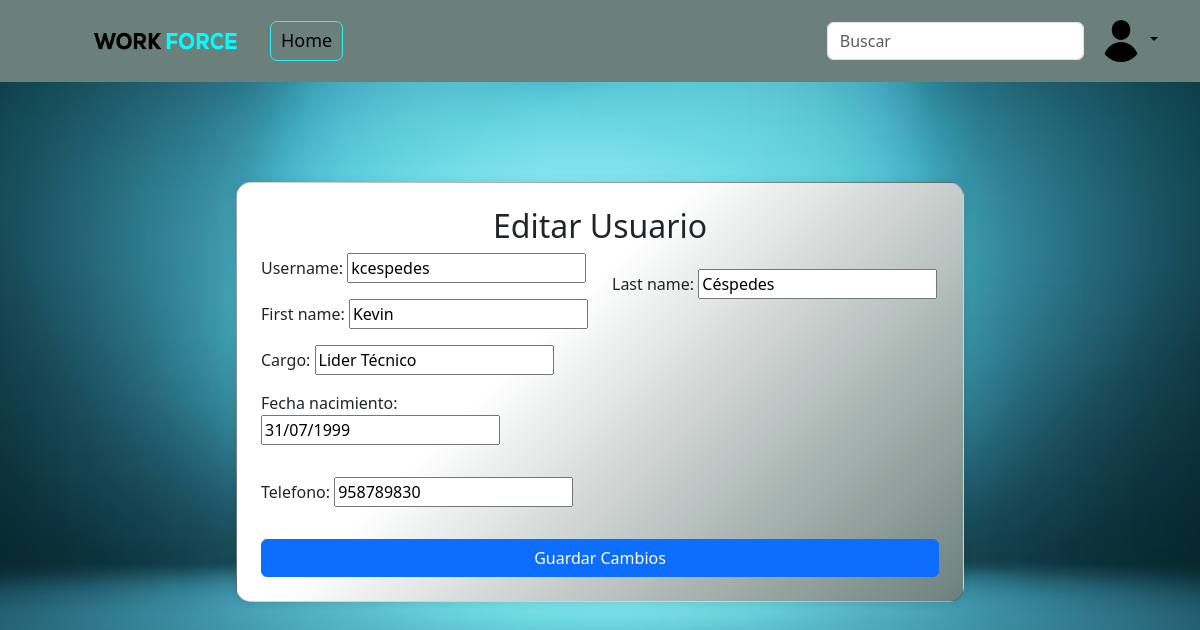
Screenshot of /gestiones/colaboradores/editar/2/ (signed in) with the database file from the repository.
### gestiones/models.py (models this page shows, shortened)
class CustomUser(AbstractUser):
    empresa = models.ForeignKey(Empresa, on_delete=models.CASCADE, null=True, blank=True)
    cargo = models.CharField(max_length=255, blank=True, null=True)
    fecha_contratacion = models.DateField(blank=True, null=True)
    foto_perfil = models.ImageField(upload_to='fotos_perfil/', null=True, blank=True)
    telefono = models.CharField(max_length=15, null=True, blank=True)
    fecha_nacimiento = models.DateField(null=True, blank=True)
    direccion = models.CharField(max_length=255, blank=True, null=True)
    salud = models.CharField(max_length=30, choices=[
        ('fonasa', 'Fonasa'),
        ('banmedica', 'Banmédica'),
        ('colmena', 'Colmena Golden Cross'),
        ('consalud', 'Consalud'),
        ('cruzblanca', 'CruzBlanca'),
        ('esencial', 'Esencial'),
        ('masvida', 'Nueva Masvida'),
        ('vidatres', 'Vida Tres'),
    ], blank=True, null=True)
    afp = models.CharField(max_length=30, choices=[
        ('capital', 'AFP Capital'),
        ('cuprum', 'AFP Cuprum'),
        ('habitat', 'AFP Habitat'),
        ('modelo', 'AFP Modelo'),
        ('planvital', 'AFP Planvital'),
        ('provida', 'AFP Provida'),
        ('uno', 'AFP Uno'),
    ], blank=True, null=True)
    horario_asignado = models.CharField(max_length=20, choices=[
        ('8:00-17:30', '8:00 a 17:30'),
        ('9:00-18:30', '9:00 a 18:30'),
        ('21:00-8:00', '21:00 a 8:00'),
        ('otro', 'Otro'),
    ], null=True, blank=True)
    rut = models.CharField(max_length=12, unique=True, null=True, blank=True)

### gestiones/views.py (the view)
# urls.py: path('colaboradores/editar/<int:pk>/', views.editar_colaborador, name='editar_colaborador'),
@login_required
@user_passes_test(is_supervisor)
def editar_colaborador(request, pk):
    colaborador = get_object_or_404(CustomUser, pk=pk)
    if request.method == 'POST':
        form = EditarUsuarioForm(request.POST, instance=colaborador)
        if form.is_valid():
            form.save()
            return redirect('lista_colaboradores')
    else:
        form = EditarUsuarioForm(instance=colaborador)
    return render(request, 'gestiones/usuarios/editar_colaborador.html', {'form': form, 'colaborador': colaborador})

### gestiones/forms.py
class EditarUsuarioForm(forms.ModelForm):
    class Meta:
        model = CustomUser
        fields = ['username', 'first_name', 'last_name', 'email', 'cargo','telefono','fecha_nacimiento']  # Ajusta los campos según tu modelo

### gestiones/views.py (called while the page is built)
def is_supervisor(user):
    return user.groups.filter(name='supervisores').exists()

### gestiones/templates/gestiones/usuarios/editar_colaborador.html (shortened to what this page needs)
{% extends "base_apps.html" %}
{% load static %}
{% block content %}
<div class="container d-flex justify-content-center align-items-center" style="min-height: 80vh;">
    <div class="col-md-8">
        <div class="card p-4" style="border-radius: 15px; background-color: #ffffff; box-shadow: 0px 0px 10px rgba(0, 0, 0, 0.1);">
            <h2 class="text-center">Editar Usuario</h2>
            <form method="post">
                <div class="row">
                    <div class="col-md-6">
                        <div class="form-group mb-3">
                            {{ form.username.label_tag }}
                            {{ form.username }}
                        </div>
                        <div class="form-group mb-3">
                            {{ form.first_name.label_tag }}
                            {{ form.first_name }}
                        </div>
                        <div class="form-group mb-3">
                            {{ form.cargo.label_tag }}
                            {{ form.cargo }}
                        </div>
                        <div class="form-group mb-3">
                            {{ form.fecha_nacimiento.label_tag }}
                            {{ form.fecha_nacimiento }}
                        </div>
                    </div>
                    <div class="col-md-6">
                        <div class="form-group mb-3">
                            {{ form.last_name.label_tag }}
                            {{ form.last_name }}
                        </div>
                    </div>
                </div>
                <div class="form-group mb-3">
                    {{ form.telefono.label_tag }}
                    {{ form.telefono }}
                </div>
                <button type="submit" class="btn btn-primary w-100 mt-3">Guardar Cambios</button>
            </form>
        </div>
    </div>
</div>
{% endblock %}

### static/css/styles.css (style rules this page uses)
body { background-color: #fff; color: #000; font-family: 'Roboto', sans-serif; }
.card { background: linear-gradient(135deg, #FFFFFF 40%, #6c807b 100%); border: none; border-radius: 15px; color: #000; margin-bottom: 20px; box-shadow: 10px 4px 8px rgba(0, 0, 0, 0.1); min-height: 200px; height: 250px; display: flex; align-items: center; justify-content: center; }

### rows the page displays
CustomUser: username "kcespedes", first_name "Kevin", cargo "Lider Técnico", fecha_nacimiento "31/07/1999", last_name "Céspedes", telefono "958789830"
